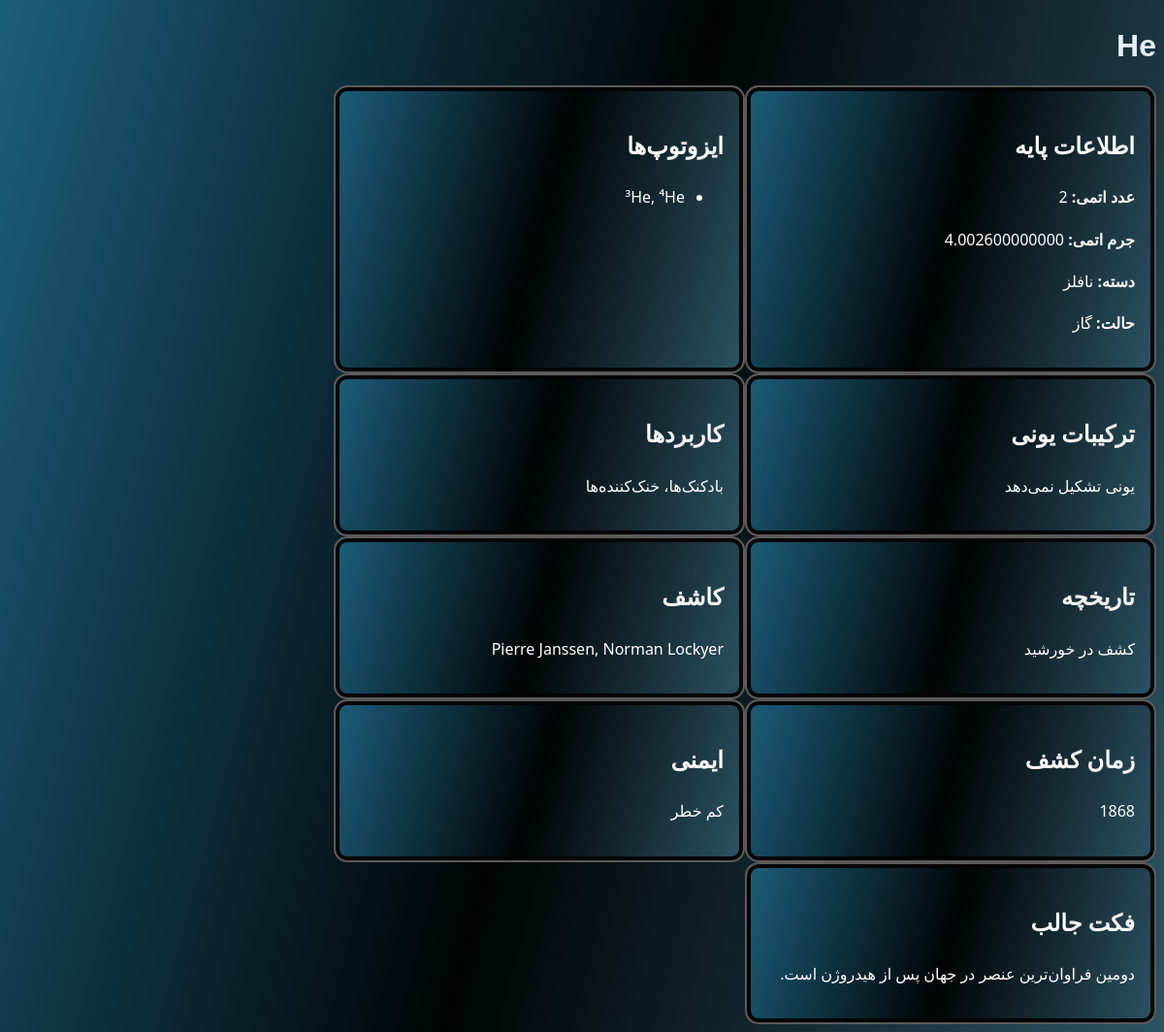
/information/He, run on the app's committed database.
### mendeleev1/models.py (models this page shows, shortened)
class  Element(models.Model):
    symbol=models.CharField(max_length=5)
    atomic_number = models.IntegerField()#models.TextField(max_length=60,default='')
    atomic_mass = models.DecimalField(max_digits=18,decimal_places=12,validators=[MinValueValidator(Decimal('0'))])
    category = models.CharField(max_length=10)
    ntm = models.CharField(max_length=10)
    isotopes=models.CharField(max_length=10)
    ionic_compounds=models.CharField(max_length=10)
    Applications=models.CharField(max_length=10)
    History=models.CharField(max_length=10)
    discoverer=models.CharField(max_length=10)
    tod=models.CharField(max_length=10)
    Safety=models.CharField(max_length=30)
    interesting_facts=models.CharField(max_length=70)

### mendeleev1/views.py (the view)
# urls.py: path('information/<str:symbol>', i, name='i'),
def i(request,symbol):
    e=Element.objects.get(symbol=symbol)
    print(e.tod)
    print(symbol)
    return render(request,'index23.html',{'e':e})

### mendeleev1/templates/index23.html (shortened to what this page needs)
<!doctype html>
<html lang="fa">
<head>
</head>
<body>
  <header>
    <h1>{{e.symbol}}</h1>
  </header>
  <section class="asd">
    <h2>اطلاعات پایه</h2>
    {%if e.atomic_number != '-'%}
    <p><b>عدد اتمی:</b> {{e.atomic_number}}</p>
    {% endif%}
    {%if e.atomic_mass != '-'%}
    <p><b>جرم اتمی:</b> {{e.atomic_mass}}</p>
    {% endif%}
    {%if e.category != '-'%}
    <p><b>دسته:</b> {{e.category}}</p>
    {% endif%}
    {%if e.ntm != '-'%}
    <p><b>حالت:</b> {{e.ntm}}</p>
    {% endif%}
  </section>
  {%if e.isotopes != '-'%}
  <section>
    <h2>ایزوتوپ‌ها</h2>
    <ul>
      <li>{{e.isotopes}}</li>
    </ul>
  </section>
  {% endif%}
  {%if e.ionic_compounds != '-'%}
  <section>
    <h2>ترکیبات یونی</h2>
    {{e.ionic_compounds}}
  </section>
  {% endif%}
  {%if e.Applications != '-'%}
  <section>
    <h2>کاربردها</h2>
    <p>{{e.Applications}}</p>
  </section>
  {% endif%}
  {%if e.History != '-'%}
  <section>
    <h2>تاریخچه</h2>
    <p>{{e.History}}</p>
  </section>
  {% endif%}
  {%if e.discoverer != '-'%}
  <section>
    <h2>کاشف</h2>
    <p>{{e.discoverer}}</p>
  </section>
  {% endif%}
  {%if e.tod != '-'%}
  <section>
    <h2>زمان کشف</h2>
    <p>{{e.tod}}</p>
  </section>
  {% endif%}
  {%if e.Safety != '-'%}
  <section>
    <h2>ایمنی</h2>
    <p>{{e.Safety}}</p>
  </section>
  {% endif%}
  {%if e.interesting_facts != '-'%}
  <section>
    <h2>فکت جالب</h2>
    <p>{{e.interesting_facts}}</p>
  </section>
  {% endif%}
</body>
</html>

### mendeleev1/templates/index23.html (style rules this page uses)
body { display: flex; flex-wrap: wrap; font-family: 'Vazirmatn', Tahoma, sans-serif; margin: 9; padding: 0; direction: rtl; background: linear-gradient(105deg, #1c5e7a, #000405, #2c5364); min-height: 100vh; color: #e6eef6; }
section { width: 380px; padding: 20px; border-radius: 14px; background: linear-gradient(105deg, #1c5e7a, #000405, #2c5364); font-family: 'Segoe UI', sans-serif; line-height: 1.7; color: #ffffff; border: 2px solid #5c5959; box-shadow: 0 0 0 4px #030303 inset; }
header { flex: 1 calc(100% - 10px); }

### data on the page
Element: symbol "He", atomic_number "2", atomic_mass "4.002600000000", category "نافلز", ntm "گاز", isotopes "³He, ⁴He", ionic_compounds "یونی تشکیل نمی‌دهد", Applications "بادکنک‌ها، خنک‌کننده‌ها", History "کشف در خورشید", discoverer "Pierre Janssen, Norman Lockyer", tod "1868", Safety "کم خطر", interesting_facts "دومین فراوان‌ترین عنصر در جهان پس از هیدروژن است."
